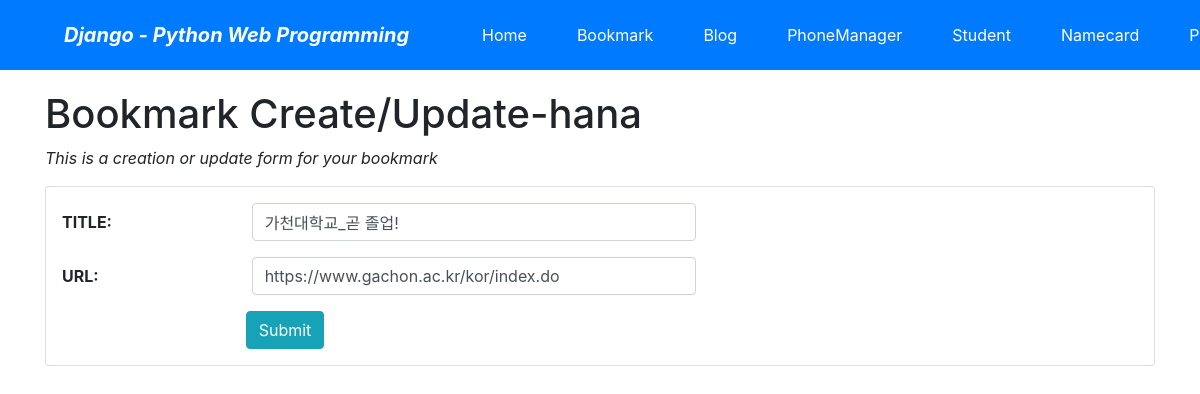
Page /bookmark/4/update/ (signed in) on the committed database.
### bookmark/models.py (models this page shows, shortened)
class Bookmark(models.Model):
    title = models.CharField('TITLE', max_length=100, blank=True)
    url = models.URLField('URL', unique=True)
    owner = models.ForeignKey(User, on_delete=models.CASCADE, blank=True, null=True)

### bookmark/views.py (the view)
# urls.py: path('<int:pk>/update/', views.BookmarkUpdateView.as_view(), name="update"),
class BookmarkUpdateView(OwnerOnlyMixin,UpdateView):
    model = Bookmark
    fields = ['title','url']
    success_url = reverse_lazy('bookmark:index')

### mysite/views.py (called while the page is built)
    def dispatch(self, request, *args, **kwargs):
        obj=self.get_object()
        if request.user != obj.owner:
            return self.handle_no_permission()
        return super().dispatch(request, *args, **kwargs)

### bookmark/templates/bookmark/bookmark_form.html (shortened to what this page needs)
{% extends "base.html" %}
{% load widget_tweaks %}
{% block content %}
<h1>Bookmark Create/Update-{{user}}</h1>
<p class="font-italic">This is a creation or update form for your bookmark</p>
<form action="." method="post" class="card pt-3">{% csrf_token %}
    <div class="form-group row">
    {{ form.title|add_label_class:"col-form-label col-sm-2 ml-3 font-weight-bold"}}
      <div class="col-sm-5">
          {{ form.title|add_class:"form-control"|attr:"autofocus"}}
      </div>
    </div>
    <div class="form-group row">
    {{ form.url|add_label_class:"col-form-label col-sm-2 ml-3 font-weight-bold"}}
      <div class="col-sm-5">
          {{ form.url|add_class:"form-control"}}
      </div>
    </div>
    <div class="form-group">
        <div class="offset-sm-2 col-sm-5">
             <input type="submit" value="Submit" class="btn btn-info">
        </div>
    </div>
</form>
{% endblock %}

### rows in the picture
Bookmark: title|add_label_class "TITLE:", title "가천대학교_곧 졸업!", url|add_label_class "URL:", url "https://www.gachon.ac.kr/kor/index.do"

### other values in the picture
{{ user }} "hana"
